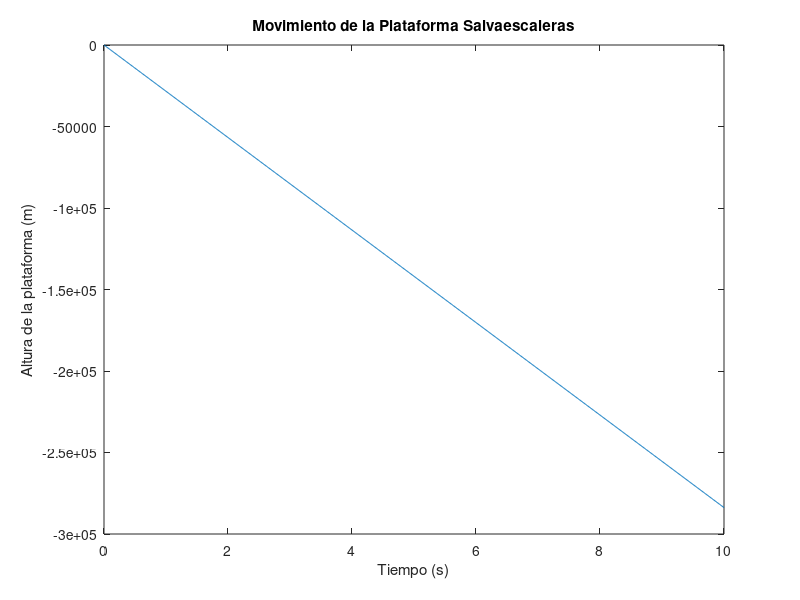

Reproduce this figure in MATLAB.
function plataforma_salvaescaleras()
    % Parámetros
    masa = 230; % Masa total (kg)
    velocidad_avance = 0.15; % Velocidad de avance constante (m/s)
    angulo_pendiente = deg2rad(30); % Ángulo de la pendiente (radianes)
    
    % Coeficientes de fricción y aceleración debidos a la gravedad
    mu = 0.1; % Coeficiente de fricción
    g = 9.81; % Aceleración debida a la gravedad (m/s²)
    
    % Inicialización
    tiempo_simulacion = 10; % Duración de la simulación (s)
    num_puntos = 1000; % Número de puntos de tiempo
    tiempo = linspace(0, tiempo_simulacion, num_puntos);
    y = zeros(1, num_puntos); % Altura de la plataforma (m)
    
    % Resuelve la EDO numéricamente
    for i = 2:num_puntos
        % Fuerza debida al motor (constante)
        F_motor = masa * velocidad_avance^2 / angulo_pendiente;
        
        % Fuerza de resistencia
        F_resistencia = mu * masa * g * cos(angulo_pendiente);
        
        % Fuerza debida a la pendiente
        F_pendiente = masa * g * sin(angulo_pendiente);
        
        % Ecuación de movimiento (EDO de segundo orden)
        y_dot_dot = (F_motor - F_resistencia - F_pendiente) / masa;
        
        % Actualización de la posición y la velocidad
        y(i) = y(i-1) + velocidad_avance * tiempo_simulacion + 0.5 * y_dot_dot * tiempo_simulacion^2;
    end
    
    % Gráfica del movimiento de la plataforma
    plot(tiempo, y);
    xlabel('Tiempo (s)');
    ylabel('Altura de la plataforma (m)');
    title('Movimiento de la Plataforma Salvaescaleras');
end
